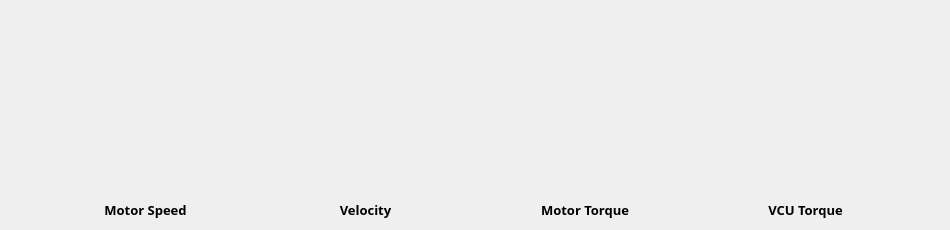
                     <widget class="QFrame" name="frame_gaugepanel">
                      <property name="minimumSize">
                       <size>
                        <width>880</width>
                        <height>230</height>
                       </size>
                      </property>
                      <property name="frameShape">
                       <enum>QFrame::NoFrame</enum>
                      </property>
                      <property name="frameShadow">
                       <enum>QFrame::Raised</enum>
                      </property>
                      <layout class="QHBoxLayout" name="horizontalLayout_24">
                       <property name="spacing">
                        <number>10</number>
                       </property>
                       <property name="leftMargin">
                        <number>0</number>
                       </property>
                       <property name="topMargin">
                        <number>10</number>
                       </property>
                       <property name="rightMargin">
                        <number>0</number>
                       </property>
                       <property name="bottomMargin">
                        <number>10</number>
                       </property>
                       <item>
                        <spacer name="horizontalSpacer_7">
                         <property name="orientation">
                          <enum>Qt::Horizontal</enum>
                         </property>
                         <property name="sizeHint" stdset="0">
                          <size>
                           <width>40</width>
                           <height>20</height>
                          </size>
                         </property>
                        </spacer>
                       </item>
                       <item>
                        <widget class="GaugePanel" name="gp_motorspeed" native="true">
                         <property name="sizePolicy">
                          <sizepolicy hsizetype="Preferred" vsizetype="Preferred">
                           <horstretch>0</horstretch>
                           <verstretch>0</verstretch>
                          </sizepolicy>
                         </property>
                         <property name="minimumSize">
                          <size>
                           <width>210</width>
                           <height>210</height>
                          </size>
                         </property>
                         <layout class="QVBoxLayout" name="verticalLayout_17">
                          <property name="spacing">
                           <number>0</number>
                          </property>
                          <property name="leftMargin">
                           <number>0</number>
                          </property>
                          <property name="topMargin">
                           <number>0</number>
                          </property>
                          <property name="rightMargin">
                           <number>0</number>
                          </property>
                          <property name="bottomMargin">
                           <number>0</number>
                          </property>
                          <item>
                           <layout class="QVBoxLayout" name="verticalLayout_16">
                            <property name="spacing">
                             <number>0</number>
                            </property>
                            <item>
                             <spacer name="verticalSpacer">
                              <property name="orientation">
                               <enum>Qt::Vertical</enum>
                              </property>
                              <property name="sizeHint" stdset="0">
                               <size>
                                <width>20</width>
                                <height>40</height>
                               </size>
                              </property>
                             </spacer>
                            </item>
                            <item>
                             <layout class="QHBoxLayout" name="horizontalLayout_20">
                              <item>
                               <spacer name="horizontalSpacer">
                                <property name="orientation">
                                 <enum>Qt::Horizontal</enum>
                                </property>
                                <property name="sizeHint" stdset="0">
                                 <size>
                                  <width>20</width>
                                  <height>20</height>
                                 </size>
                                </property>
                               </spacer>
                              </item>
                              <item>
                               <widget class="QLabel" name="label_2">
                                <property name="font">
                                 <font>
                                  <family>微软雅黑</family>
                                  <pointsize>10</pointsize>
                                  <weight>75</weight>
                                  <bold>true</bold>
                                 </font>
                                </property>
                                <property name="text">
                                 <string>Motor Speed</string>
                                </property>
                                <property name="scaledContents">
                                 <bool>false</bool>
                                </property>
                                <property name="alignment">
                                 <set>Qt::AlignCenter</set>
                                </property>
                               </widget>
                              </item>
                              <item>
                               <spacer name="horizontalSpacer_2">
                                <property name="orientation">
                                 <enum>Qt::Horizontal</enum>
                                </property>
                                <property name="sizeHint" stdset="0">
                                 <size>
                                  <width>20</width>
                                  <height>20</height>
                                 </size>
                                </property>
                               </spacer>
                              </item>
                             </layout>
                            </item>
                           </layout>
                          </item>
                         </layout>
                        </widget>
                       </item>
                       <item>
                        <widget class="GaugePanel" name="gp_velocity" native="true">
                         <property name="sizePolicy">
                          <sizepolicy hsizetype="Preferred" vsizetype="Preferred">
                           <horstretch>0</horstretch>
                           <verstretch>0</verstretch>
                          </sizepolicy>
                         </property>
                         <property name="minimumSize">
                          <size>
                           <width>210</width>
                           <height>210</height>
                          </size>
                         </property>
                         <layout class="QVBoxLayout" name="verticalLayout_18">
                          <property name="spacing">
                           <number>0</number>
                          </property>
                          <property name="leftMargin">
                           <number>0</number>
                          </property>
                          <property name="topMargin">
                           <number>0</number>
                          </property>
                          <property name="rightMargin">
                           <number>0</number>
                          </property>
                          <property name="bottomMargin">
                           <number>0</number>
                          </property>
                          <item>
                           <layout class="QVBoxLayout" name="verticalLayout_19">
                            <property name="spacing">
                             <number>0</number>
                            </property>
                            <item>
                             <spacer name="verticalSpacer_2">
                              <property name="orientation">
                               <enum>Qt::Vertical</enum>
                              </property>
                              <property name="sizeHint" stdset="0">
                               <size>
                                <width>20</width>
                                <height>40</height>
                               </size>
                              </property>
                             </spacer>
                            </item>
                            <item>
                             <layout class="QHBoxLayout" name="horizontalLayout_21">
                              <item>
                               <spacer name="horizontalSpacer_3">
                                <property name="orientation">
                                 <enum>Qt::Horizontal</enum>
                                </property>
                                <property name="sizeHint" stdset="0">
                                 <size>
                                  <width>20</width>
                                  <height>20</height>
                                 </size>
                                </property>
                               </spacer>
                              </item>
                              <item>
                               <widget class="QLabel" name="label_3">
                                <property name="font">
                                 <font>
                                  <family>微软雅黑</family>
                                  <pointsize>10</pointsize>
                                  <weight>75</weight>
                                  <bold>true</bold>
                                 </font>
                                </property>
                                <property name="text">
                                 <string>Velocity</string>
                                </property>
                                <property name="alignment">
                                 <set>Qt::AlignCenter</set>
                                </property>
                               </widget>
                              </item>
                              <item>
                               <spacer name="horizontalSpacer_4">
                                <property name="orientation">
                                 <enum>Qt::Horizontal</enum>
                                </property>
                                <property name="sizeHint" stdset="0">
                                 <size>
                                  <width>20</width>
                                  <height>20</height>
                                 </size>
                                </property>
                               </spacer>
                              </item>
                             </layout>
                            </item>
                           </layout>
                          </item>
                         </layout>
                        </widget>
                       </item>
                       <item>
                        <widget class="GaugePanel" name="gp_motortorque" native="true">
                         <property name="sizePolicy">
                          <sizepolicy hsizetype="Preferred" vsizetype="Preferred">
                           <horstretch>0</horstretch>
                           <verstretch>0</verstretch>
                          </sizepolicy>
                         </property>
                         <property name="minimumSize">
                          <size>
                           <width>210</width>
                           <height>210</height>
                          </size>
                         </property>
                         <layout class="QVBoxLayout" name="verticalLayout_20">
                          <property name="spacing">
                           <number>0</number>
                          </property>
                          <property name="leftMargin">
                           <number>0</number>
                          </property>
                          <property name="topMargin">
                           <number>0</number>
                          </property>
                          <property name="rightMargin">
                           <number>0</number>
                          </property>
                          <property name="bottomMargin">
                           <number>0</number>
                          </property>
                          <item>
                           <layout class="QVBoxLayout" name="verticalLayout_21">
                            <property name="spacing">
                             <number>0</number>
                            </property>
                            <item>
                             <spacer name="verticalSpacer_3">
                              <property name="orientation">
                               <enum>Qt::Vertical</enum>
                              </property>
                              <property name="sizeHint" stdset="0">
                               <size>
                                <width>20</width>
                                <height>40</height>
                               </size>
                              </property>
                             </spacer>
                            </item>
                            <item>
                             <layout class="QHBoxLayout" name="horizontalLayout_22">
                              <item>
                               <spacer name="horizontalSpacer_5">
                                <property name="orientation">
                                 <enum>Qt::Horizontal</enum>
                                </property>
                                <property name="sizeHint" stdset="0">
                                 <size>
                                  <width>20</width>
                                  <height>20</height>
                                 </size>
                                </property>
                               </spacer>
                              </item>
                              <item>
                               <widget class="QLabel" name="label_4">
                                <property name="sizePolicy">
                                 <sizepolicy hsizetype="Preferred" vsizetype="Preferred">
                                  <horstretch>0</horstretch>
                                  <verstretch>0</verstretch>
                                 </sizepolicy>
                                </property>
                                <property name="font">
                                 <font>
                                  <family>微软雅黑</family>
                                  <pointsize>10</pointsize>
                                  <weight>75</weight>
                                  <bold>true</bold>
                                 </font>
                                </property>
                                <property name="text">
                                 <string>Motor Torque</string>
                                </property>
                                <property name="scaledContents">
                                 <bool>true</bool>
                                </property>
                                <property name="alignment">
                                 <set>Qt::AlignCenter</set>
                                </property>
                               </widget>
                              </item>
                              <item>
                               <spacer name="horizontalSpacer_6">
                                <property name="orientation">
                                 <enum>Qt::Horizontal</enum>
                                </property>
                                <property name="sizeHint" stdset="0">
                                 <size>
                                  <width>20</width>
                                  <height>20</height>
                                 </size>
                                </property>
                               </spacer>
                              </item>
                             </layout>
                            </item>
                           </layout>
                          </item>
                         </layout>
                        </widget>
                       </item>
                       <item>
                        <widget class="GaugePanel" name="gp_vcutorque" native="true">
                         <property name="sizePolicy">
                          <sizepolicy hsizetype="Preferred" vsizetype="Preferred">
                           <horstretch>0</horstretch>
                           <verstretch>0</verstretch>
                          </sizepolicy>
                         </property>
                         <property name="minimumSize">
                          <size>
                           <width>210</width>
                           <height>210</height>
                          </size>
                         </property>
                         <layout class="QVBoxLayout" name="verticalLayout_30">
                          <property name="spacing">
                           <number>0</number>
                          </property>
                          <property name="leftMargin">
                           <number>0</number>
                          </property>
                          <property name="topMargin">
                           <number>0</number>
                          </property>
                          <property name="rightMargin">
                           <number>0</number>
                          </property>
                          <property name="bottomMargin">
                           <number>0</number>
                          </property>
                          <item>
                           <layout class="QVBoxLayout" name="verticalLayout_31">
                            <property name="spacing">
                             <number>0</number>
                            </property>
                            <item>
                             <spacer name="verticalSpacer_4">
                              <property name="orientation">
                               <enum>Qt::Vertical</enum>
                              </property>
                              <property name="sizeHint" stdset="0">
                               <size>
                                <width>20</width>
                                <height>40</height>
                               </size>
                              </property>
                             </spacer>
                            </item>
                            <item>
                             <layout class="QHBoxLayout" name="horizontalLayout_23">
                              <item>
                               <spacer name="horizontalSpacer_9">
                                <property name="orientation">
                                 <enum>Qt::Horizontal</enum>
                                </property>
                                <property name="sizeHint" stdset="0">
                                 <size>
                                  <width>20</width>
                                  <height>20</height>
                                 </size>
                                </property>
                               </spacer>
                              </item>
                              <item>
                               <widget class="QLabel" name="label_14">
                                <property name="sizePolicy">
                                 <sizepolicy hsizetype="Preferred" vsizetype="Preferred">
                                  <horstretch>0</horstretch>
                                  <verstretch>0</verstretch>
                                 </sizepolicy>
                                </property>
                                <property name="font">
                                 <font>
                                  <family>微软雅黑</family>
                                  <pointsize>10</pointsize>
                                  <weight>75</weight>
                                  <bold>true</bold>
                                 </font>
                                </property>
                                <property name="text">
                                 <string>VCU Torque</string>
                                </property>
                                <property name="scaledContents">
                                 <bool>true</bool>
                                </property>
                                <property name="alignment">
                                 <set>Qt::AlignCenter</set>
                                </property>
                               </widget>
                              </item>
                              <item>
                               <spacer name="horizontalSpacer_10">
                                <property name="orientation">
                                 <enum>Qt::Horizontal</enum>
                                </property>
                                <property name="sizeHint" stdset="0">
                                 <size>
                                  <width>20</width>
                                  <height>20</height>
                                 </size>
                                </property>
                               </spacer>
                              </item>
                             </layout>
                            </item>
                           </layout>
                          </item>
                         </layout>
                        </widget>
                       </item>
                       <item>
                        <spacer name="horizontalSpacer_8">
                         <property name="orientation">
                          <enum>Qt::Horizontal</enum>
                         </property>
                         <property name="sizeHint" stdset="0">
                          <size>
                           <width>40</width>
                           <height>20</height>
                          </size>
                         </property>
                        </spacer>
                       </item>
                      </layout>
                     </widget>
